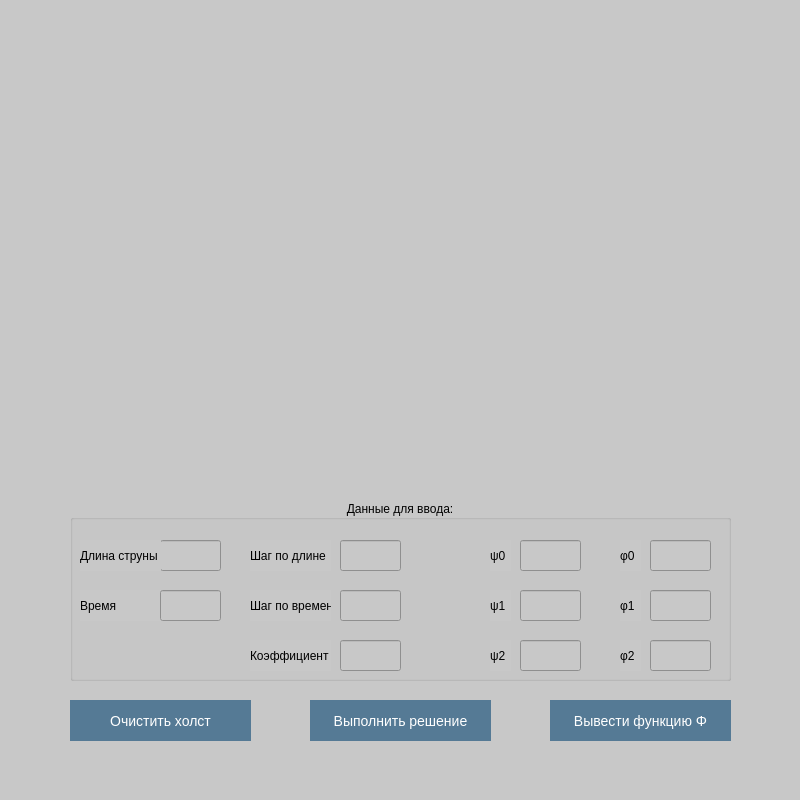
<?xml version="1.0" encoding="UTF-8"?>
<ui version="4.0">
 <class>MainWindow</class>
 <widget class="QMainWindow" name="MainWindow">
  <property name="geometry">
   <rect>
    <x>0</x>
    <y>0</y>
    <width>800</width>
    <height>800</height>
   </rect>
  </property>
  <property name="minimumSize">
   <size>
    <width>800</width>
    <height>800</height>
   </size>
  </property>
  <property name="maximumSize">
   <size>
    <width>800</width>
    <height>800</height>
   </size>
  </property>
  <property name="windowTitle">
   <string>Вычислительные методы</string>
  </property>
  <property name="toolTip">
   <string/>
  </property>
  <property name="styleSheet">
   <string notr="true">background-color: #c8c8c8;</string>
  </property>
  <widget class="QWidget" name="centralwidget">
   <widget class="QGroupBox" name="groupBox">
    <property name="geometry">
     <rect>
      <x>70</x>
      <y>500</y>
      <width>661</width>
      <height>181</height>
     </rect>
    </property>
    <property name="title">
     <string>Данные для ввода:</string>
    </property>
    <property name="alignment">
     <set>Qt::AlignCenter</set>
    </property>
    <widget class="QLabel" name="label_10">
     <property name="geometry">
      <rect>
       <x>550</x>
       <y>90</y>
       <width>21</width>
       <height>31</height>
      </rect>
     </property>
     <property name="text">
      <string>φ1</string>
     </property>
    </widget>
    <widget class="QLineEdit" name="PhiFirstLineEdit">
     <property name="geometry">
      <rect>
       <x>580</x>
       <y>90</y>
       <width>61</width>
       <height>31</height>
      </rect>
     </property>
     <property name="inputMask">
      <string/>
     </property>
    </widget>
    <widget class="QLabel" name="label_4">
     <property name="geometry">
      <rect>
       <x>180</x>
       <y>90</y>
       <width>81</width>
       <height>31</height>
      </rect>
     </property>
     <property name="text">
      <string>Шаг по времени</string>
     </property>
    </widget>
    <widget class="QLineEdit" name="PhiZeroLineEdit">
     <property name="geometry">
      <rect>
       <x>580</x>
       <y>40</y>
       <width>61</width>
       <height>31</height>
      </rect>
     </property>
    </widget>
    <widget class="QLabel" name="label_8">
     <property name="geometry">
      <rect>
       <x>420</x>
       <y>40</y>
       <width>21</width>
       <height>31</height>
      </rect>
     </property>
     <property name="text">
      <string>ψ0</string>
     </property>
    </widget>
    <widget class="QLabel" name="label_3">
     <property name="geometry">
      <rect>
       <x>180</x>
       <y>40</y>
       <width>81</width>
       <height>31</height>
      </rect>
     </property>
     <property name="text">
      <string>Шаг по длине</string>
     </property>
    </widget>
    <widget class="QLabel" name="label_2">
     <property name="geometry">
      <rect>
       <x>10</x>
       <y>90</y>
       <width>81</width>
       <height>31</height>
      </rect>
     </property>
     <property name="text">
      <string>Время</string>
     </property>
    </widget>
    <widget class="QLineEdit" name="PsiFirtsLineEdit">
     <property name="geometry">
      <rect>
       <x>450</x>
       <y>90</y>
       <width>61</width>
       <height>31</height>
      </rect>
     </property>
    </widget>
    <widget class="QLabel" name="label_7">
     <property name="geometry">
      <rect>
       <x>420</x>
       <y>140</y>
       <width>21</width>
       <height>31</height>
      </rect>
     </property>
     <property name="text">
      <string>ψ2</string>
     </property>
    </widget>
    <widget class="QLineEdit" name="LengthStepLineEdit">
     <property name="geometry">
      <rect>
       <x>270</x>
       <y>40</y>
       <width>61</width>
       <height>31</height>
      </rect>
     </property>
    </widget>
    <widget class="QLineEdit" name="PsiZeroLineEdit">
     <property name="geometry">
      <rect>
       <x>450</x>
       <y>40</y>
       <width>61</width>
       <height>31</height>
      </rect>
     </property>
    </widget>
    <widget class="QLabel" name="label_6">
     <property name="geometry">
      <rect>
       <x>420</x>
       <y>90</y>
       <width>21</width>
       <height>31</height>
      </rect>
     </property>
     <property name="text">
      <string>ψ1</string>
     </property>
    </widget>
    <widget class="QLineEdit" name="StringLengthLineEdit">
     <property name="geometry">
      <rect>
       <x>90</x>
       <y>40</y>
       <width>61</width>
       <height>31</height>
      </rect>
     </property>
    </widget>
    <widget class="QLabel" name="label">
     <property name="geometry">
      <rect>
       <x>10</x>
       <y>40</y>
       <width>81</width>
       <height>31</height>
      </rect>
     </property>
     <property name="text">
      <string>Длина струны</string>
     </property>
    </widget>
    <widget class="QLineEdit" name="TimeLineEdit">
     <property name="geometry">
      <rect>
       <x>90</x>
       <y>90</y>
       <width>61</width>
       <height>31</height>
      </rect>
     </property>
    </widget>
    <widget class="QLineEdit" name="TimeStepLineEdit">
     <property name="geometry">
      <rect>
       <x>270</x>
       <y>90</y>
       <width>61</width>
       <height>31</height>
      </rect>
     </property>
    </widget>
    <widget class="QLineEdit" name="PsiSecondLineEdit">
     <property name="geometry">
      <rect>
       <x>450</x>
       <y>140</y>
       <width>61</width>
       <height>31</height>
      </rect>
     </property>
    </widget>
    <widget class="QLabel" name="label_9">
     <property name="geometry">
      <rect>
       <x>550</x>
       <y>40</y>
       <width>21</width>
       <height>31</height>
      </rect>
     </property>
     <property name="text">
      <string>φ0</string>
     </property>
    </widget>
    <widget class="QLineEdit" name="PhiSecondLineEdit">
     <property name="geometry">
      <rect>
       <x>580</x>
       <y>140</y>
       <width>61</width>
       <height>31</height>
      </rect>
     </property>
     <property name="inputMask">
      <string/>
     </property>
    </widget>
    <widget class="QLabel" name="label_11">
     <property name="geometry">
      <rect>
       <x>550</x>
       <y>140</y>
       <width>21</width>
       <height>31</height>
      </rect>
     </property>
     <property name="text">
      <string>φ2</string>
     </property>
    </widget>
    <widget class="QLabel" name="label_5">
     <property name="geometry">
      <rect>
       <x>180</x>
       <y>140</y>
       <width>81</width>
       <height>31</height>
      </rect>
     </property>
     <property name="text">
      <string>Коэффициент а</string>
     </property>
    </widget>
    <widget class="QLineEdit" name="CoefficientALineEdit">
     <property name="geometry">
      <rect>
       <x>270</x>
       <y>140</y>
       <width>61</width>
       <height>31</height>
      </rect>
     </property>
    </widget>
   </widget>
   <widget class="QWidget" name="verticalLayoutWidget">
    <property name="geometry">
     <rect>
      <x>70</x>
      <y>20</y>
      <width>661</width>
      <height>461</height>
     </rect>
    </property>
    <layout class="QVBoxLayout" name="verticalLayout"/>
   </widget>
   <widget class="QPushButton" name="ClearSheduleButton">
    <property name="geometry">
     <rect>
      <x>70</x>
      <y>700</y>
      <width>181</width>
      <height>41</height>
     </rect>
    </property>
    <property name="cursor">
     <cursorShape>PointingHandCursor</cursorShape>
    </property>
    <property name="styleSheet">
     <string notr="true">background-color: #557a95; border: none;color: white;padding: 5px;text-align: center;  text-decoration: none;  font-size: 14px;
outline: none;</string>
    </property>
    <property name="text">
     <string>Очистить холст</string>
    </property>
   </widget>
   <widget class="QPushButton" name="RunCalculateButton">
    <property name="geometry">
     <rect>
      <x>310</x>
      <y>700</y>
      <width>181</width>
      <height>41</height>
     </rect>
    </property>
    <property name="cursor">
     <cursorShape>PointingHandCursor</cursorShape>
    </property>
    <property name="styleSheet">
     <string notr="true">background-color: #557a95; border: none;color: white;padding: 5px;text-align: center;  text-decoration: none;  font-size: 14px;
outline: none;</string>
    </property>
    <property name="text">
     <string>Выполнить решение</string>
    </property>
   </widget>
   <widget class="QPushButton" name="ShowPhiFunctionButton">
    <property name="geometry">
     <rect>
      <x>550</x>
      <y>700</y>
      <width>181</width>
      <height>41</height>
     </rect>
    </property>
    <property name="cursor">
     <cursorShape>PointingHandCursor</cursorShape>
    </property>
    <property name="styleSheet">
     <string notr="true">background-color: #557a95; border: none;color: white;padding: 5px;text-align: center;  text-decoration: none;  font-size: 14px;
outline: none;</string>
    </property>
    <property name="text">
     <string>Вывести функцию Φ</string>
    </property>
   </widget>
  </widget>
  <widget class="QMenuBar" name="menubar">
   <property name="geometry">
    <rect>
     <x>0</x>
     <y>0</y>
     <width>800</width>
     <height>21</height>
    </rect>
   </property>
  </widget>
  <widget class="QStatusBar" name="statusbar"/>
 </widget>
 <tabstops>
  <tabstop>StringLengthLineEdit</tabstop>
  <tabstop>TimeLineEdit</tabstop>
  <tabstop>LengthStepLineEdit</tabstop>
  <tabstop>TimeStepLineEdit</tabstop>
  <tabstop>CoefficientALineEdit</tabstop>
  <tabstop>PsiZeroLineEdit</tabstop>
  <tabstop>PsiFirtsLineEdit</tabstop>
  <tabstop>PsiSecondLineEdit</tabstop>
  <tabstop>PhiZeroLineEdit</tabstop>
  <tabstop>PhiFirstLineEdit</tabstop>
  <tabstop>PhiSecondLineEdit</tabstop>
  <tabstop>RunCalculateButton</tabstop>
  <tabstop>ShowPhiFunctionButton</tabstop>
  <tabstop>ClearSheduleButton</tabstop>
 </tabstops>
 <resources/>
 <connections/>
</ui>
